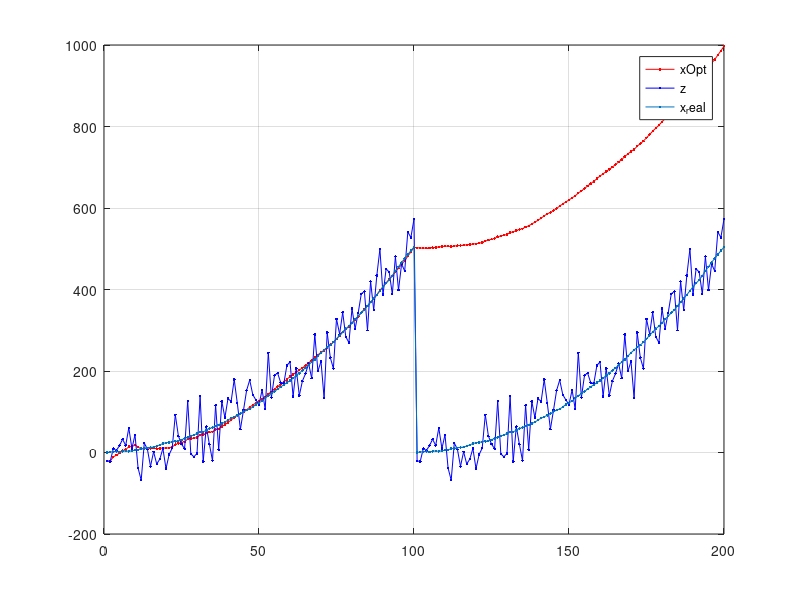

This figure's MATLAB source:
clear
clc
close all
N = 100;  % number of samples
a = 0.1; % acceleration
sigmaPsi=1;
sigmaEta=50;
k=1:N;
x=k;
x(1)=0;
z(1)=x(1)+normrnd(0,sigmaEta);

for t=1:(N-1)
   x(t+1)= x(t)+a*t+normrnd(0,sigmaPsi); 
   z(t+1)= x(t+1)+normrnd(0,sigmaEta);
end

x = repmat(x, [1 2]);
z = repmat(z, [1 2]);
k=1:2*N;
%kalman filter
xOpt(1)=z(1);
eOpt(1)=sigmaEta; % eOpt(t) is a square root of the error dispersion (variance). It's not a random variable. 
for t=1:(2*N-1)
  eOpt(t+1)=sqrt((sigmaEta^2)*(eOpt(t)^2+sigmaPsi^2)/(sigmaEta^2+eOpt(t)^2+sigmaPsi^2));
  K(t+1)=(eOpt(t+1))^2/sigmaEta^2;
 xOpt(t+1)=(xOpt(t)+a*t)*(1-K(t+1))+K(t+1)*z(t+1);
end
plot(k,xOpt,'.-r',k,z,'.-b',k,x,'.-')
legend('xOpt','z','x_real')
grid on